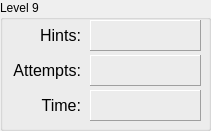
     <widget class="QGroupBox" name="groupLevel9">
      <property name="geometry">
       <rect>
        <x>470</x>
        <y>150</y>
        <width>211</width>
        <height>131</height>
       </rect>
      </property>
      <property name="title">
       <string>Level 9</string>
      </property>
      <widget class="QLabel" name="lblHintsLevel9">
       <property name="geometry">
        <rect>
         <x>90</x>
         <y>20</y>
         <width>111</width>
         <height>31</height>
        </rect>
       </property>
       <property name="frameShape">
        <enum>QFrame::Panel</enum>
       </property>
       <property name="frameShadow">
        <enum>QFrame::Raised</enum>
       </property>
       <property name="text">
        <string/>
       </property>
      </widget>
      <widget class="QLabel" name="label_56">
       <property name="geometry">
        <rect>
         <x>0</x>
         <y>60</y>
         <width>81</width>
         <height>21</height>
        </rect>
       </property>
       <property name="font">
        <font>
         <pointsize>12</pointsize>
        </font>
       </property>
       <property name="layoutDirection">
        <enum>Qt::LeftToRight</enum>
       </property>
       <property name="text">
        <string>Attempts:</string>
       </property>
       <property name="alignment">
        <set>Qt::AlignRight|Qt::AlignTrailing|Qt::AlignVCenter</set>
       </property>
      </widget>
      <widget class="QLabel" name="lblTimeLevel9">
       <property name="geometry">
        <rect>
         <x>90</x>
         <y>90</y>
         <width>111</width>
         <height>31</height>
        </rect>
       </property>
       <property name="frameShape">
        <enum>QFrame::Panel</enum>
       </property>
       <property name="frameShadow">
        <enum>QFrame::Raised</enum>
       </property>
       <property name="text">
        <string/>
       </property>
      </widget>
      <widget class="QLabel" name="lblAttemptsLevel9">
       <property name="geometry">
        <rect>
         <x>90</x>
         <y>55</y>
         <width>111</width>
         <height>31</height>
        </rect>
       </property>
       <property name="frameShape">
        <enum>QFrame::Panel</enum>
       </property>
       <property name="frameShadow">
        <enum>QFrame::Raised</enum>
       </property>
       <property name="text">
        <string/>
       </property>
      </widget>
      <widget class="QLabel" name="label_59">
       <property name="geometry">
        <rect>
         <x>10</x>
         <y>25</y>
         <width>71</width>
         <height>21</height>
        </rect>
       </property>
       <property name="font">
        <font>
         <pointsize>12</pointsize>
        </font>
       </property>
       <property name="layoutDirection">
        <enum>Qt::LeftToRight</enum>
       </property>
       <property name="text">
        <string>Hints:</string>
       </property>
       <property name="alignment">
        <set>Qt::AlignRight|Qt::AlignTrailing|Qt::AlignVCenter</set>
       </property>
      </widget>
      <widget class="QLabel" name="label_60">
       <property name="geometry">
        <rect>
         <x>10</x>
         <y>90</y>
         <width>71</width>
         <height>31</height>
        </rect>
       </property>
       <property name="font">
        <font>
         <pointsize>12</pointsize>
        </font>
       </property>
       <property name="layoutDirection">
        <enum>Qt::LeftToRight</enum>
       </property>
       <property name="text">
        <string>Time:</string>
       </property>
       <property name="alignment">
        <set>Qt::AlignRight|Qt::AlignTrailing|Qt::AlignVCenter</set>
       </property>
      </widget>
     </widget>
